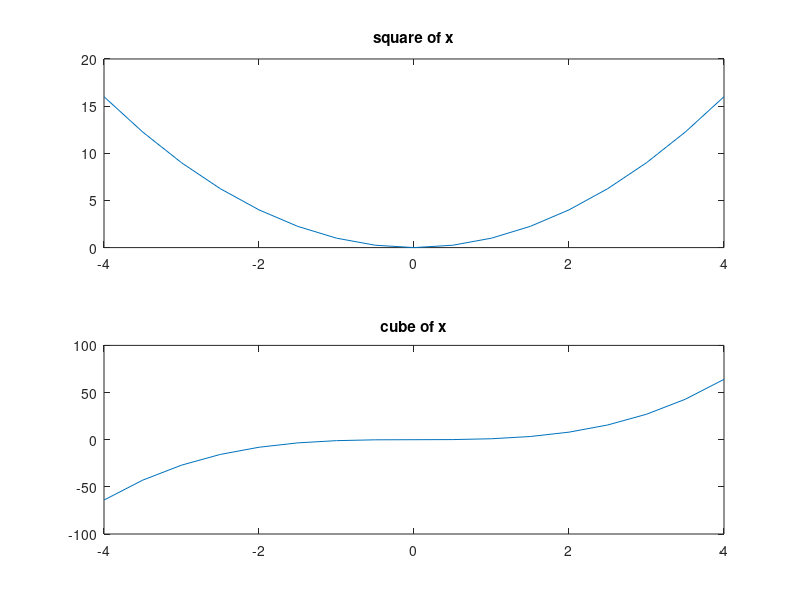

Write the MATLAB code that produced this figure.
%
x = -4:0.5:4;
y = x.^2; % square of x
z = x.^3; % cube of x
subplot(211), plot(x, y), title('square of x')
subplot(212), plot(x, z), title('cube of x')
